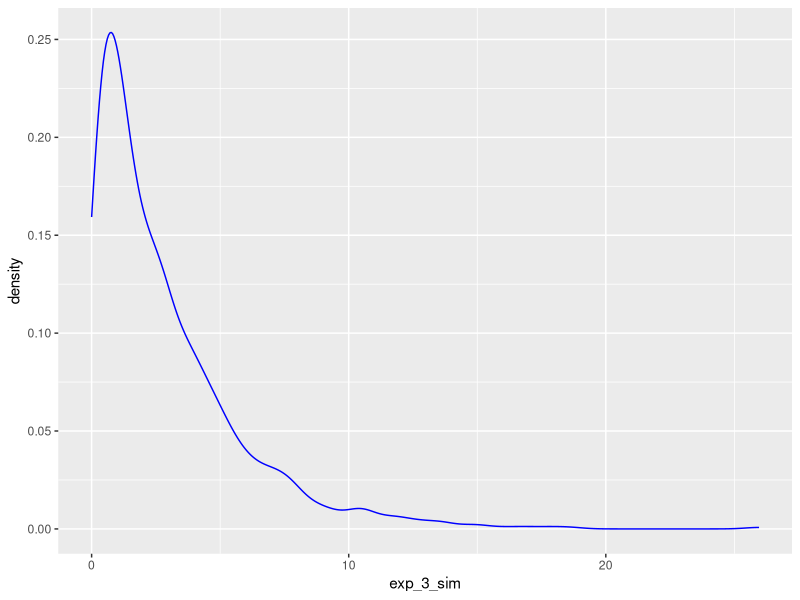
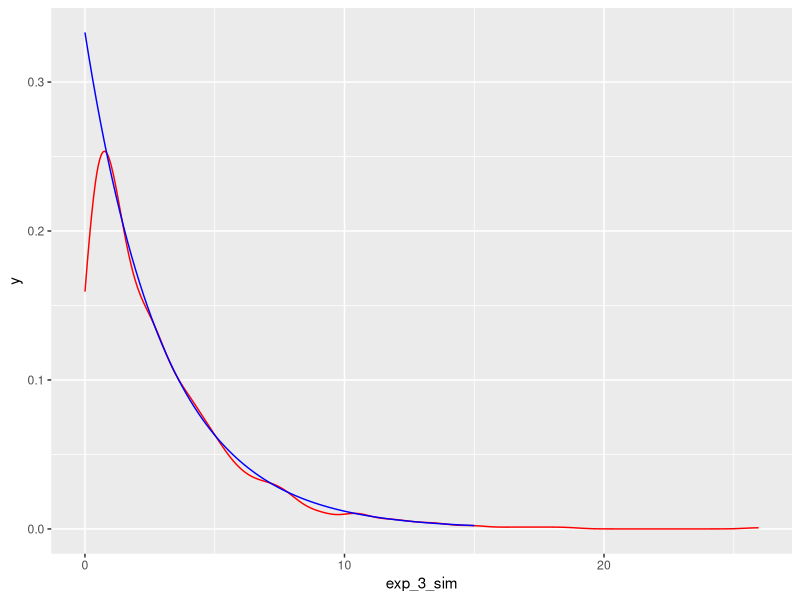
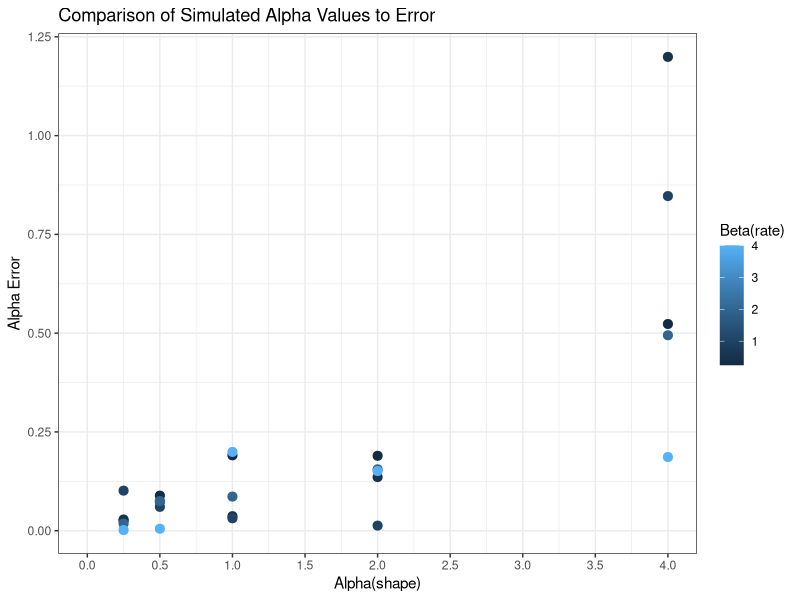
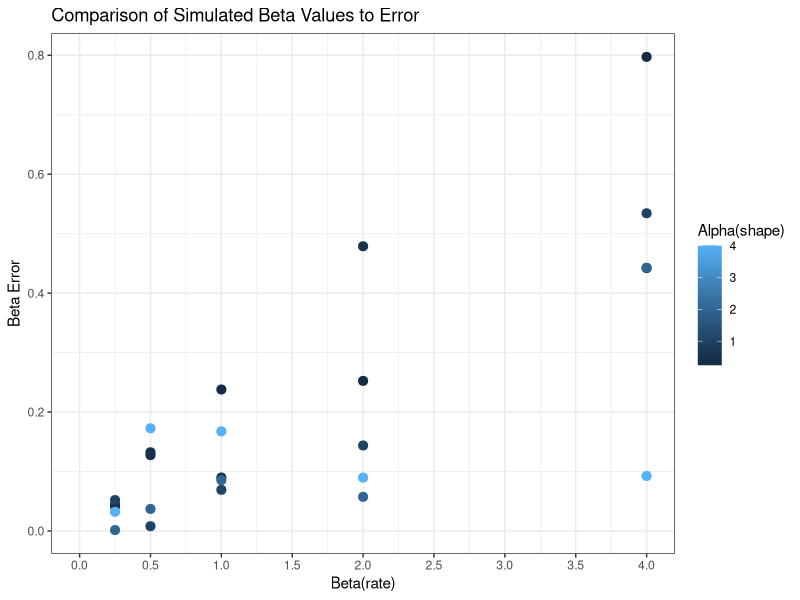
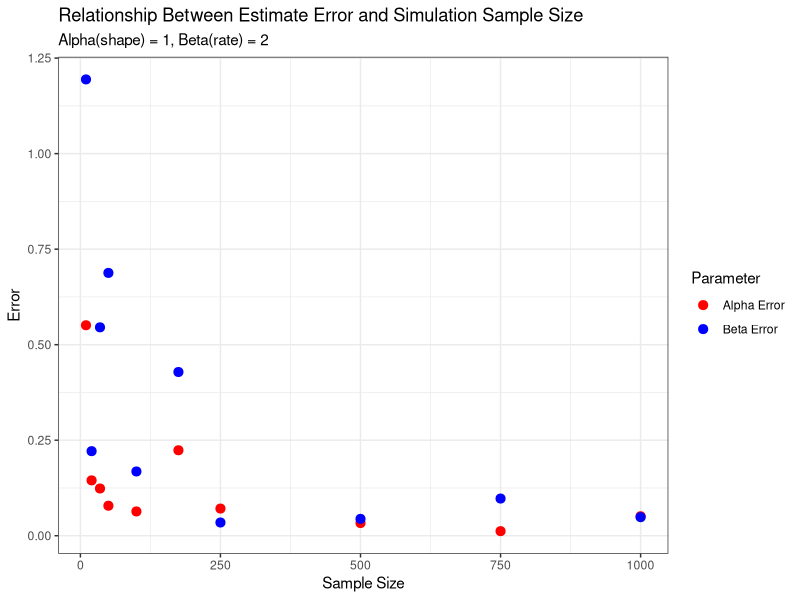

R code for these plots, in order:
## ---- chunk 1
library(tidyverse)
library(ggplot2)
library(MASS)
library(purrr)
## ---- chunk 2
set.seed(1202)
exp_3_sim <- rexp(1000, rate = 1/3)

exp_3_fn <- function(x){
  (3)*exp(3*-x)
}
exp_3 <- exp_3_fn(seq(0,25,0.1))

exp_3 <- dexp(seq(0,25,0.1), rate = 1/3)
## ---- chunk 3
ggplot() +
  geom_density(aes(x = exp_3_sim), color = "blue") 

ggplot() +
  geom_density(aes(x = exp_3_sim), color = "red") +
  stat_function(fun = dexp, 
                geom = "line",
                args = list(rate = 1/3),
                xlim = c(0, 15),
                color = "blue")

## ---- chunk 4
pexp(1, rate = 1/3, lower.tail = FALSE)
sum(exp_3_sim > 1) / 1000
## ---- chunk 5

gamma_est <- function(n = 1000, shape = 1, rate = 1){
  
  gamma_sim <- rgamma(n = n, shape = shape, rate = rate)
  fit_gamma <- fitdistr(gamma_sim, densfun = "gamma", 
                        start = list(shape = 0.00001, rate = 0.00001), lower = 0.0000001)
  est_a <- fit_gamma$estimate['shape'][[1]]
  est_b <- fit_gamma$estimate['rate'][[1]]
  
  results <- list(
    # alpha = shape,
    # beta = rate,
    alpha_hat = est_a,
    beta_hat = est_b,
    alpha_err = abs(shape - est_a),
    beta_err = abs(rate - est_b)
  )
  
  return(results)
}

gamma_est()

## ---- chunk 6
ab_grid <- expand.grid(
  alpha = c(0.25, 0.50, 1.00, 2.00, 4.00),
  beta = c(0.25, 0.50, 1.00, 2.00, 4.00)
)

set.seed(1202)
sim_results1 <- ab_grid %>% 
  mutate(sim_results = pmap(.l = list(alpha = alpha, beta = beta), 
                            .f = ~gamma_est(n= 100, shape = ..1, ..2))) %>% 
  unnest_wider(sim_results)

ggplot(data = sim_results1) +
  geom_point(aes(x = alpha, y = alpha_err, color = beta), size = 2.75) + 
  scale_x_continuous(limits = c(0,4), breaks = seq(0,4,0.5)) +
  labs(
    x = "Alpha(shape)",
    y = "Alpha Error",
    color = "Beta(rate)",
    title = "Comparison of Simulated Alpha Values to Error"
  ) +
  theme_bw()

ggplot(data = sim_results1) +
  geom_point(aes(x = beta, y = beta_err, color = alpha), size = 2.75) +
  scale_x_continuous(limits = c(0,4), breaks = seq(0,4,0.5)) +
  labs(
    x = "Beta(rate)",
    y = "Beta Error",
    color = "Alpha(shape)",
    title = "Comparison of Simulated Beta Values to Error"
  ) +
  theme_bw() 

## ---- chunk 7
set.seed(1202)
n_grid <- data.frame(
  alpha = rep(1, 10),
  beta = rep(2,10),
  n = c(10,20,35,50,100,175,250,500,750,1000)
) %>% 
  mutate(
    sim_results = pmap(.l = list(alpha = alpha, beta = beta, n = n),
                       .f = ~gamma_est(n = ..3, shape = ..1, rate = ..2))
  ) %>% 
  unnest_wider(sim_results)


ggplot(data = n_grid, aes(x = n)) +
  geom_point(aes(y = alpha_err, color = "Alpha Error"), size = 2.75) +
  geom_point(aes(y = beta_err, color = "Beta Error"), size = 2.75) +
  labs(
    title = "Relationship Between Estimate Error and Simulation Sample Size",
    subtitle = "Alpha(shape) = 1, Beta(rate) = 2",
    y = "Error",
    x = "Sample Size"
  ) +
  scale_color_manual(
    name = "Parameter",
    values = c("Alpha Error" = "red", "Beta Error" = "blue")
  ) +
  theme_bw()
  

